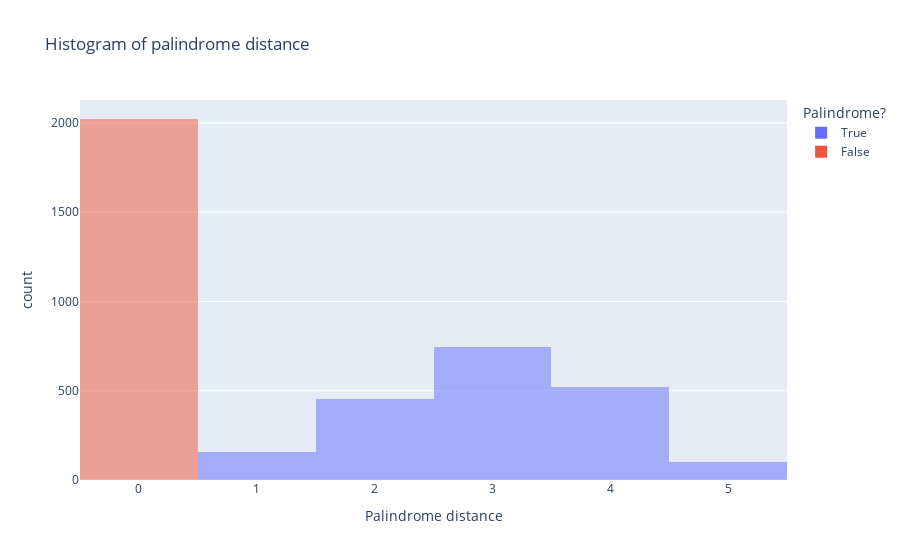

Here is the notebook cell this chart was saved with:
### Code cell
# get palindrome distance for sequence in big_sequences
from src.dataset import get_palindrome_distance

distances = [get_palindrome_distance(i) for i in big_sequences]
palindrome = torch.tensor(distances) > 0
px.histogram(distances,
             title="Histogram of palindrome distance",
             color=palindrome,
             opacity=0.5,
             barmode="overlay",
             labels={
                 "value": "Palindrome distance",
                 "color": "Palindrome?"
             }).show()

### Figure 1 — Plotly figure (JSON) as saved in the notebook; plotly's stock layout.template omitted (floating-point values rounded to 4 significant figures; data arrays with more than 128 entries replaced by an {"elided": "..."} marker saying what was removed)
{"data": [{"alignmentgroup": "True", "bingroup": "x", "hovertemplate": "Palindrome?=True<br>Palindrome distance=%{x}<br>count=%{y}<extra></extra>", "legendgroup": "True", "marker": {"color": "#636efa", "opacity": 0.5, "pattern": {"shape": ""}}, "name": "True", "offsetgroup": "True", "orientation": "v", "showlegend": true, "type": "histogram", "x": {"elided": "1978 int values"}, "xaxis": "x", "yaxis": "y"}, {"alignmentgroup": "True", "bingroup": "x", "hovertemplate": "Palindrome?=False<br>Palindrome distance=%{x}<br>count=%{y}<extra></extra>", "legendgroup": "False", "marker": {"color": "#EF553B", "opacity": 0.5, "pattern": {"shape": ""}}, "name": "False", "offsetgroup": "False", "orientation": "v", "showlegend": true, "type": "histogram", "x": {"elided": "2022 int values"}, "xaxis": "x", "yaxis": "y"}], "layout": {"barmode": "overlay", "legend": {"title": {"text": "Palindrome?"}, "tracegroupgap": 0}, "title": {"text": "Histogram of palindrome distance"}, "xaxis": {"anchor": "y", "domain": [0, 1], "title": {"text": "Palindrome distance"}}, "yaxis": {"anchor": "x", "domain": [0, 1], "title": {"text": "count"}}}}
